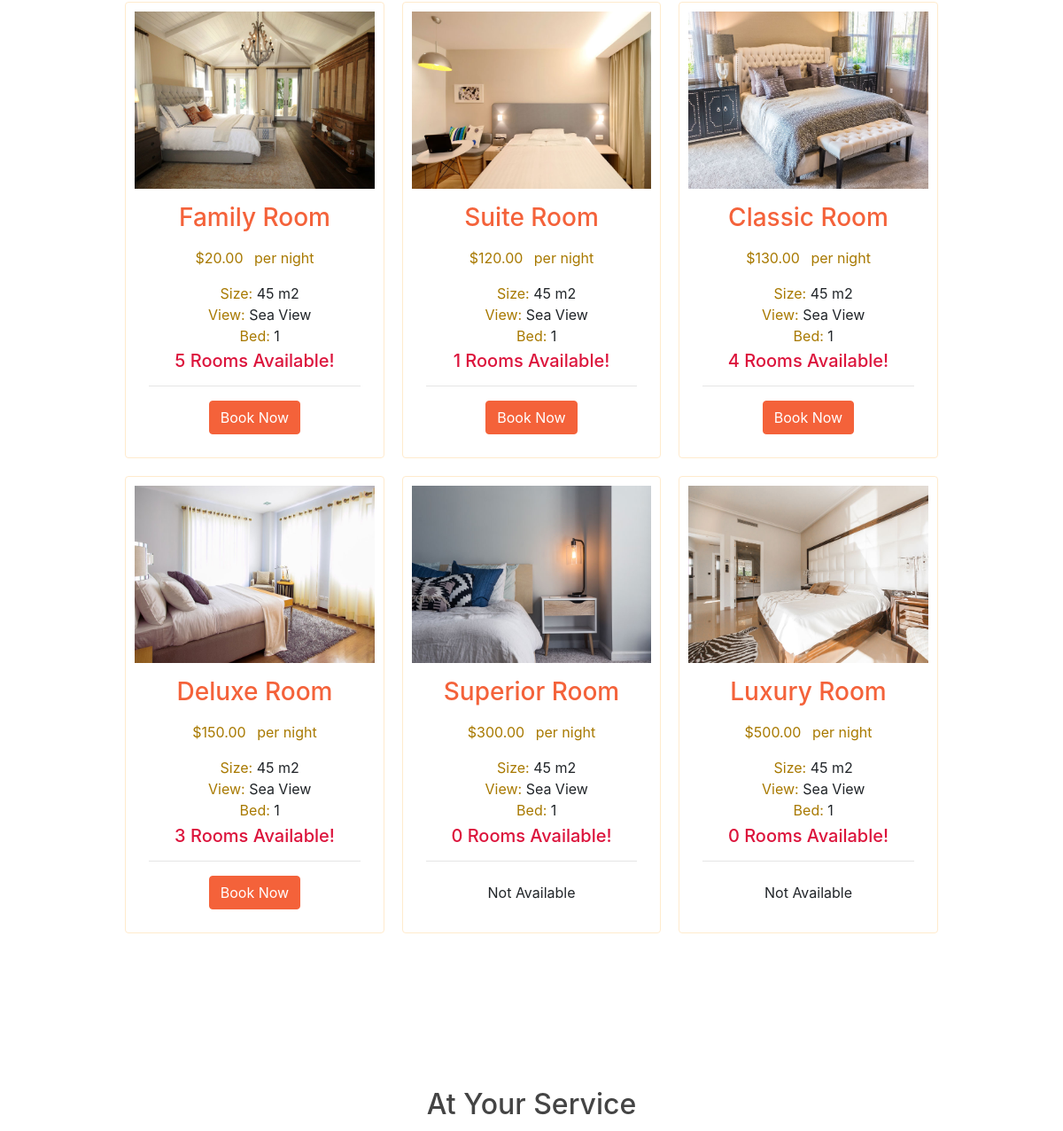
/home (middle part), run on an earlier commit of the app's database.
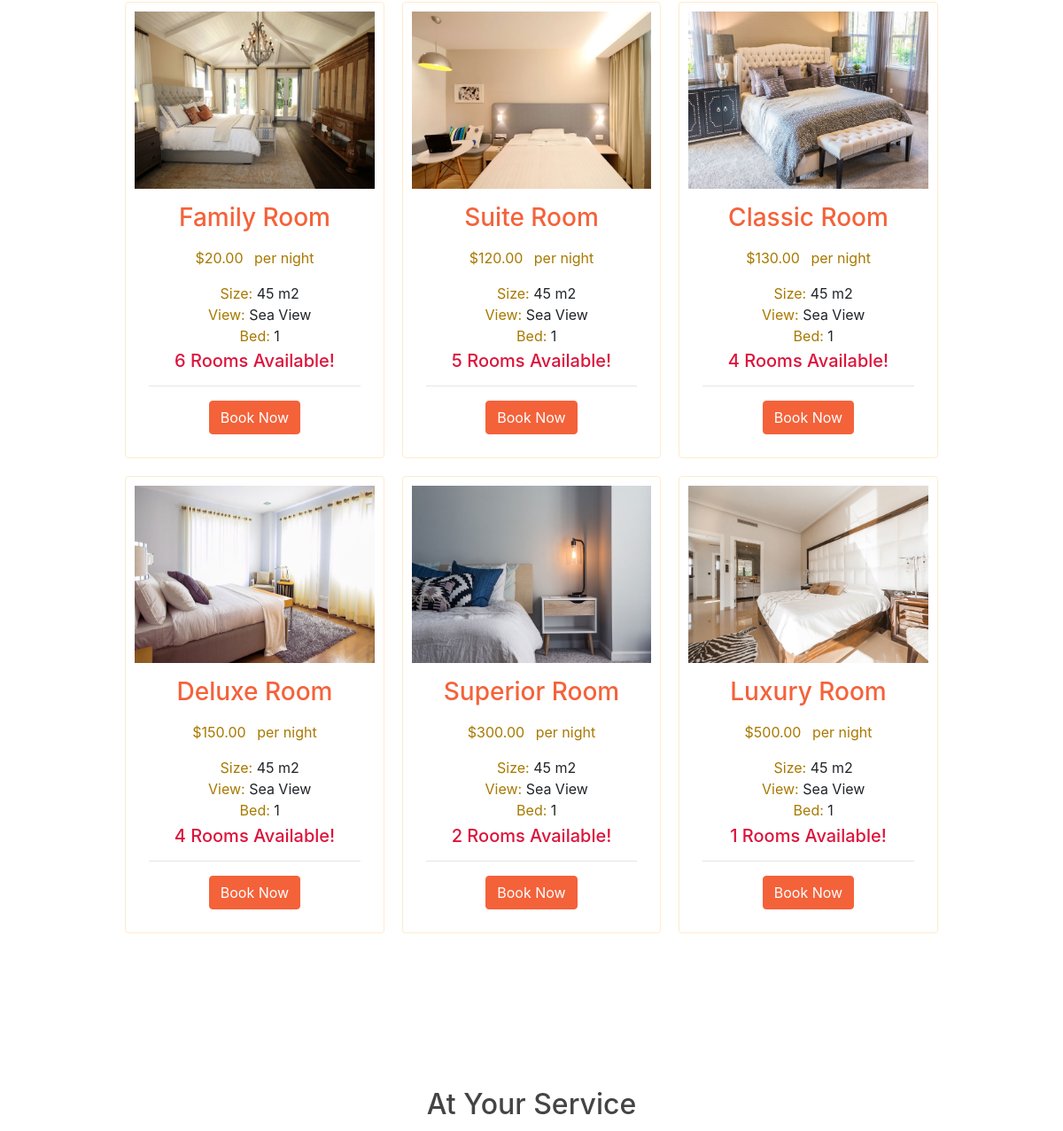
And on a later commit of the database.
### app/models.py (models this page shows, shortened)
class Room(db.Model):
    id = db.Column(db.Integer, primary_key=True)
    rname = db.Column(db.String(10), unique=True)
    number = db.Column(db.Integer, nullable = False)

### app/routes.py (the view)
@app.route("/")
@app.route("/home")
def home():
    rooms = Room.query.all()
    return render_template('home.html',rooms=rooms)

### app/templates/home.html (shortened to what the changed rows need)
{%extends "layout.html" %}
{% block home %}
<head>
        <link type='text/css' href="{{url_for('static', filename='creative.css')}}" rel="stylesheet">
</head>
  <div style='margin: 3% 0%;'  class='row col-md-12 justify-content-center'>
      <div class="card col-md-3" style="height:100%;padding:10px;margin:10px;border: solid thin blanchedalmond">
          <div class="text p-3 text-center">
              <h3 style="color: #f4623a;" class="mb-3">Family Room</h3>
              <p><span class="price mr-2">$20.00</span> <span class="per">per night</span></p>
              <ul style="margin-right: 12%;margin-bottom: 2%; list-style-type: none;" class="list">
                  <li><span>Size:</span> 45 m2</li>
                  <li><span>View:</span> Sea View</li>
                  <li><span>Bed:</span> 1</li>
              </ul>
              <h5 style='color: #DC143C; text-transform: capitalize;'>{{rooms[1].number}} Rooms Available!</h5>
              <hr>
              {% if rooms[1].number != 0 %}
                <a href="{{ url_for('reservation', room='family') }}" class="btn btn-primary">Book Now</a>
              {% else %}
                <a class="btn btn-disabled">Not Available</a>
              {% endif %}
          </div>
    </div>
    <div class="card col-md-3" style="height:100%;padding:10px;margin:10px;border: solid thin blanchedalmond">
    <div class="text p-3 text-center">
        <h3 style="color: #f4623a;" class="mb-3">Suite Room</h3>
        <p><span class="price mr-2">$120.00</span> <span class="per">per night</span></p>
        <ul style="margin-right: 12%;margin-bottom: 2%; list-style-type: none;" class="list">
            <li><span>Size:</span> 45 m2</li>
            <li><span>View:</span> Sea View</li>
            <li><span>Bed:</span> 1</li>
        </ul>
        <h5 style='color: #DC143C; text-transform:capitalize;'>{{rooms[0].number}} Rooms Available!</h5>
        <hr>
        {% if rooms[0].number != 0 %}
          <a href="{{ url_for('reservation', room='suite') }}" class="btn btn-primary">Book Now</a>
        {% else %}
          <a class="btn btn-disabled">Not Available</a>
        {% endif %}
    </div>
  </div>
      <div class="card col-md-3" style="height:100%;padding:10px;margin:10px;border: solid thin blanchedalmond">
      <div class="text p-3 text-center">
          <h3 style="color: #f4623a;" class="mb-3">Deluxe Room</h3>
          <p><span class="price mr-2">$150.00</span> <span class="per">per night</span></p>
          <ul style="margin-right: 12%;margin-bottom: 2%; list-style-type: none;" class="list">
              <li><span>Size:</span> 45 m2</li>
              <li><span>View:</span> Sea View</li>
              <li><span>Bed:</span> 1</li>
          </ul>
          <h5 style='color: #DC143C; text-transform: capitalize;'>{{rooms[2].number}} Rooms Available!</h5>
          <hr>
          {% if rooms[2].number != 0 %}
            <a href="{{ url_for('reservation', room='deluxe') }}" class="btn btn-primary">Book Now</a>
          {% else %}
            <a class="btn btn-disabled">Not Available</a>
          {% endif %}
      </div>
</div>
<div class="card col-md-3" style="height:100%;padding:10px;margin:10px;border: solid thin blanchedalmond">
                <div class="text p-3 text-center">
                    <h3 style="color: #f4623a;" class="mb-3">Superior Room</h3>
                    <p><span class="price mr-2">$300.00</span> <span class="per">per night</span></p>
                    <ul style="margin-right: 12%;margin-bottom: 2%; list-style-type: none;" class="list">
                        <li><span>Size:</span> 45 m2</li>
                        <li><span>View:</span> Sea View</li>
                        <li><span>Bed:</span> 1</li>
                    </ul>
                    <h5 style='color: #DC143C; text-transform: capitalize;'>{{rooms[4].number}} Rooms Available!</h5>
                    <hr>
                    {% if rooms[4].number != 0 %}
                      <a href="{{ url_for('reservation', room='superior') }}" class="btn btn-primary">Book Now</a>
                    {% else %}
                      <a class="btn btn-disabled">Not Available</a>
                    {% endif %}
                </div>
</div>
<div class="card col-md-3" style="height:100%;padding:10px;margin:10px;border: solid thin blanchedalmond">
                <div class="text p-3 text-center">
                    <h3 style="color: #f4623a;" class="mb-3">Luxury Room</h3>
                    <p><span class="price mr-2">$500.00</span> <span class="per">per night</span></p>
                    <ul style="margin-right: 12%;margin-bottom: 2%; list-style-type: none;" class="list">
                        <li><span>Size:</span> 45 m2</li>
                        <li><span>View:</span> Sea View</li>
                        <li><span>Bed:</span> 1</li>
                    </ul>
                    <h5 style='color: #DC143C; text-transform: capitalize;'>{{rooms[5].number}} Rooms Available!</h5>
                    <hr>
                    {% if rooms[5].number != 0 %}
                      <a href="{{ url_for('reservation', room='luxury') }}" class="btn btn-primary">Book Now</a>
                    {% else %}
                      <a class="btn btn-disabled">Not Available</a>
                    {% endif %}
                </div>
</div>
</div>
  <section class="page-section" id="services">
    <div class="container">
      <h2 class="text-center mt-0">At Your Service</h2>
    </div>
  </section>
{% endblock %}

What changed in the data, as far as the page shows it:
changed Room (number 1 of 6 on the later page): number "5" → "6"
changed Room (number 2 of 6 on the later page): number "1" → "5"
changed Room (number 4 of 6 on the later page): number "3" → "4"
changed Room (number 5 of 6 on the later page): number "0" → "2"
changed Room (number 6 of 6 on the later page): number "0" → "1"
Also different on the page:
text no longer shown: "Not Available Not Available"
text now shown: "Book Now Book Now"
